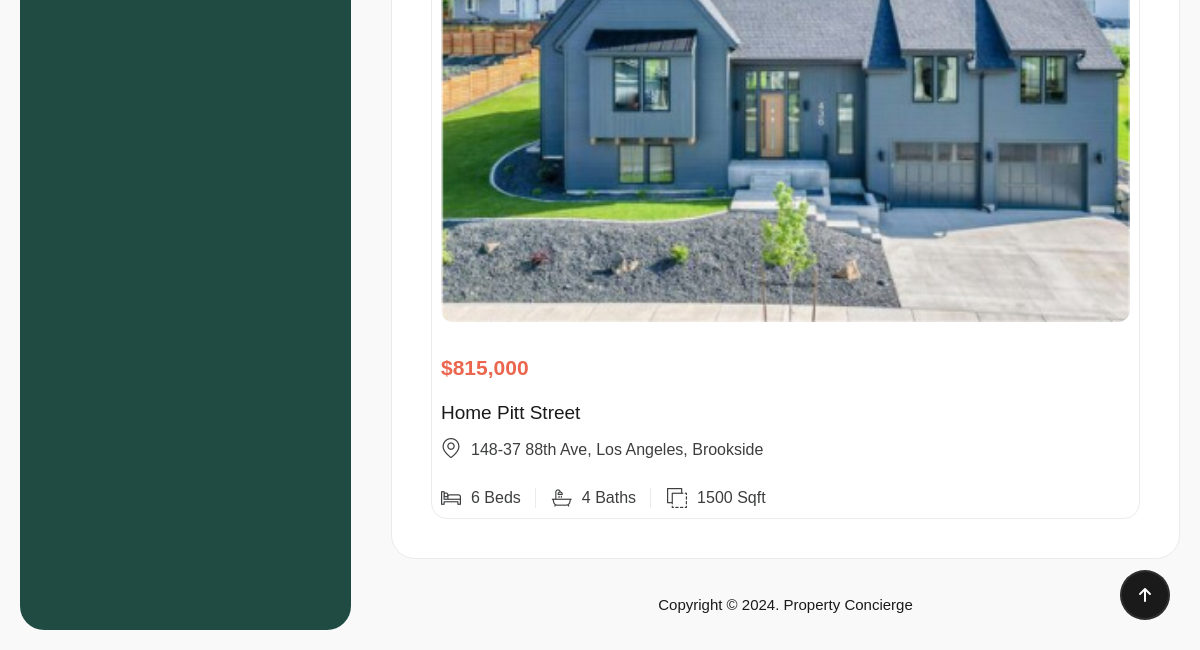
Page /bookmarked/ (signed in, lower part) on the earlier database version.
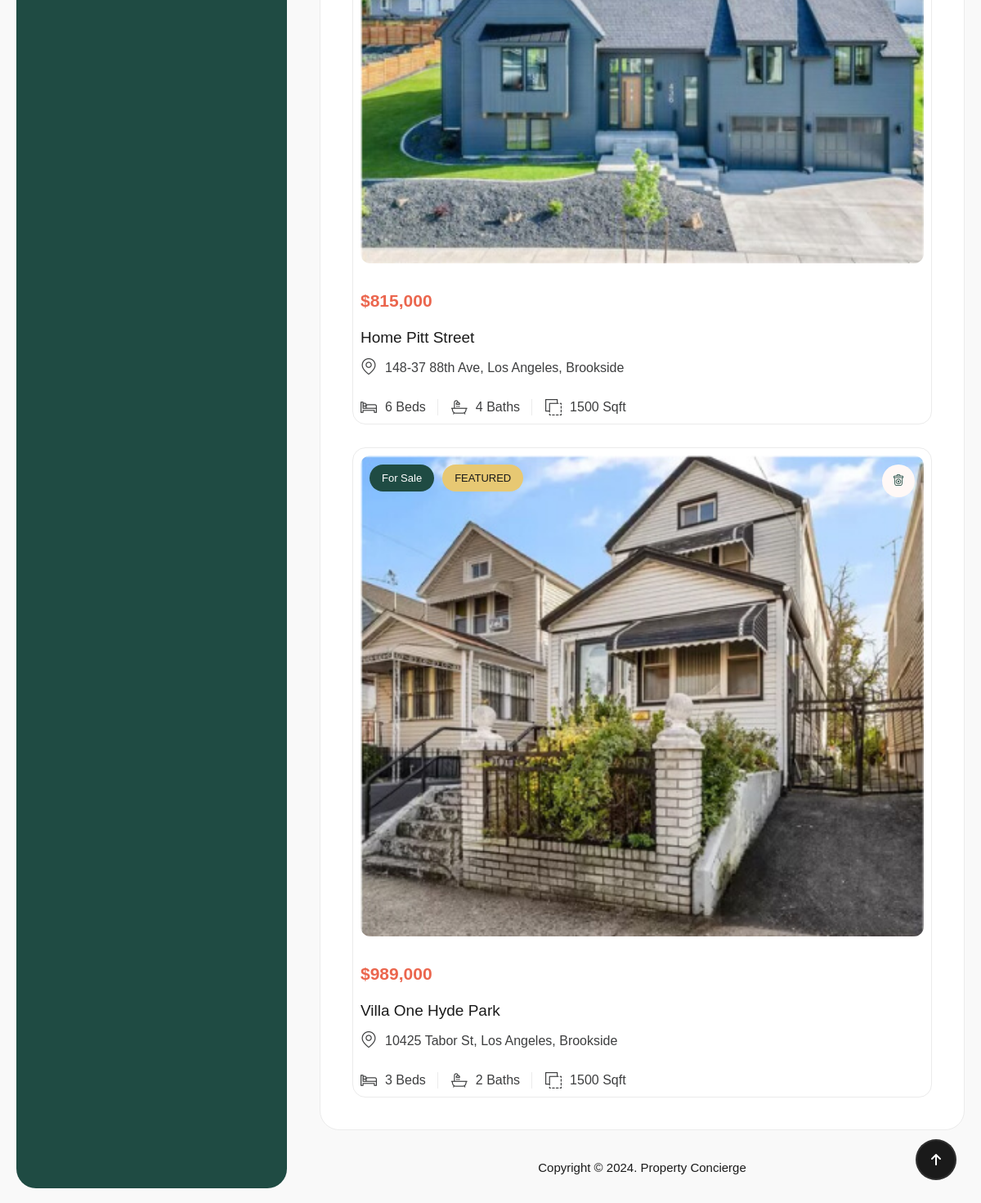
Same page on the later database version.
### main/models.py (models this page shows, shortened)
class Property(models.Model):
	image_one = models.FileField(upload_to='account_files/profile_photos/', blank=True, default="none")
	image_two = models.FileField(upload_to='account_files/profile_photos/', blank=True, default="none")
	image_three = models.FileField(upload_to='account_files/profile_photos/', blank=True, default="none")
	image_four = models.FileField(upload_to='account_files/profile_photos/', blank=True, default="none")
	image_five = models.FileField(upload_to='account_files/profile_photos/', blank=True, default="none")
	image_six = models.FileField(upload_to='account_files/profile_photos/', blank=True, default="none")
	image_seven = models.FileField(upload_to='account_files/profile_photos/', blank=True, default="none")
	image_eight = models.FileField(upload_to='account_files/profile_photos/', blank=True, default="none")
	image_nine = models.FileField(upload_to='account_files/profile_photos/', blank=True, default="none")
	image_ten = models.FileField(upload_to='account_files/profile_photos/', blank=True, default="none")
	image_eleven = models.FileField(upload_to='account_files/profile_photos/', blank=True, default="none")
	image_twelve = models.FileField(upload_to='account_files/profile_photos/', blank=True, default="none")
	image_thirteen = models.FileField(upload_to='account_files/profile_photos/', blank=True, default="none")
	image_fourtheen = models.FileField(upload_to='account_files/profile_photos/', blank=True, default="none")
	image_fivetheen = models.FileField(upload_to='account_files/profile_photos/', blank=True, default="none")
	image_sixteen = models.FileField(upload_to='account_files/profile_photos/', blank=True, default="none")
	image_seventeen = models.FileField(upload_to='account_files/profile_photos/', blank=True, default="none")
	image_eighteen = models.FileField(upload_to='account_files/profile_photos/', blank=True, default="none")
	image_nineteen = models.FileField(upload_to='account_files/profile_photos/', blank=True, default="none")
	image_twenty = models.FileField(upload_to='account_files/profile_photos/', blank=True, default="none")
	image_twenty_one = models.FileField(upload_to='account_files/profile_photos/', blank=True, default="none")
	title = models.CharField(max_length=50, default="none")
	price = models.CharField(max_length=30, default="none")
	price_per_sqft = models.CharField(max_length=30, default="none")
	category = models.CharField(max_length=30, default="none")
	description = models.TextField(default="none")
	bedroom_number = models.CharField(max_length=20, default="none")
	bathroom_number = models.CharField(max_length=20, default="none")
	garage = models.CharField(max_length=20, default="none")
	address = models.CharField(max_length=120, default="none")
	city = models.CharField(max_length=20, default="none", null=True)
	state = models.CharField(max_length=20, default="none", null=True)
	postal_code = models.CharField(max_length=20, default="none", null=True)
	country = models.CharField(max_length=20, default="none", null=True)
	area = models.CharField(max_length=20, default="none", null=True)
	property_attachment_one = models.FileField(upload_to='account_files/profile_photos/', default="none", null=True)
	property_attachment_two = models.FileField(upload_to='account_files/profile_photos/', default="none", null=True)
	property_attachment_three = models.FileField(upload_to='account_files/profile_photos/', default="none", null=True)
	property_attachment_four = models.FileField(upload_to='account_files/profile_photos/', default="none", null=True)
	property_id = models.CharField(max_length=20, default="none")
	property_size = models.CharField(max_length=20, default="none")
	garage_size = models.CharField(max_length=20, default="none")
	year_built = models.CharField(max_length=20, default="none")
	property_type = models.CharField(max_length=20, default="none")
	property_status = models.CharField(max_length=20, default="none")
	first_floor = models.FileField(upload_to='account_files/profile_photos/', blank=True, default="none")
	second_floor = models.FileField(upload_to='account_files/profile_photos/', blank=True, default="none")
	third_floor = models.FileField(upload_to='account_files/profile_photos/', blank=True, default="none")
	fourth_floor = models.FileField(upload_to='account_files/profile_photos/', blank=True, default="none",)
	app_user = models.ForeignKey(AppUser, on_delete=models.CASCADE)
	status = models.BooleanField(default=False)
	pub_date = models.DateTimeField(default=timezone.now)

### main/views.py (the view)
# urls.py: path('bookmarked/', views.BookmarkedView, name='bookmarked'),
def BookmarkedView(request):
    app_user = AppUser.objects.get(user__pk=request.user.id)
    bookmarked_properties = Property.objects.filter(propertybookmark__user=app_user)
    context = {
        "app_user": app_user,
        "bookmarked_properties": bookmarked_properties,
    }
    return render(request, "main/bookmarked.html", context)

### main/templates/main/bookmarked.html (shortened to what this page needs)
{% extends 'main/base2.html' %}
{% load static %}
{% block content %}
            <div class="main-content spacing-20">
                <div class="layout-wrap-inner">
                    {% include 'main/sidebar.html' %}
                    <div class="section-content-right">
                        <div class="wg-box">
                           <div class="grid-favorities-item">
                            {% for item in bookmarked_properties %}
                                <div class="box-dream style-row style-favorities item">
                                    <ul class="wg-icon">
                                        <li class="delete-btns">
                                            <i class="flaticon-delete"></i>
                                        </li>
                                    </ul>
                                    <div class="image">
                                        <div class="list-tags">
                                            <a href="#" class="tags-item for-sell">{{ item.property_status }}</a>
                                            <a href="#" class="tags-item featured">FEATURED</a>
                                        </div>
                                        <img class="w-full" src="{{ item.image_twenty_one.url }}" alt="">
                                    </div>
                                    <div class="content">
                                        <div class="head">
                                            <div class="price">${{item.price}}</div>
                                            <div class="title">
                                                <a href="{% url 'main:property_detail' item.id %}">{{ item.title }}</a>
                                            </div>
                                        </div>
                                        <div class="location">
                                            <div class="icon">
                                                <i class="flaticon-location"></i>
                                            </div>
                                            <p>{{ item.address }}, {{ item.city }}, {{ item.area }}</p>
                                        </div>
                                        <div class="icon-box">
                                            <div class="item">
                                                <i class="flaticon-hotel"></i>
                                                <p>{{ item.bedroom_number }} Beds</p>
                                            </div>
                                            <div class="item">
                                                <i class="flaticon-bath-tub"></i>
                                                <p>{{ item.bathroom_number }} Baths</p>
                                            </div>
                                            <div class="item">
                                                <i class="flaticon-minus-front"></i>
                                                <p>{{ item.property_size }} Sqft</p>
                                            </div>
                                        </div>
                                    </div>
                                </div>
                                {% endfor %}
                           </div>
                        </div>
                        <div class="bottom-page">
                            <p>Copyright © 2024. Property Concierge</p>
                        </div>
                    </div>
                </div>
            </div>
        </div>
    </div>
    <div class="progress-wrap active-progress">
        <svg class="progress-circle svg-content" width="100%" height="100%" viewBox="-1 -1 102 102">
        <path d="M50,1 a49,49 0 0,1 0,98 a49,49 0 0,1 0,-98" style="transition: stroke-dashoffset 10ms linear 0s; stroke-dasharray: 307.919, 307.919; stroke-dashoffset: 286.138;"></path>
        </svg>
    </div>
{% endblock %}

Differences in the rows shown:
now on this page (row edited): Property: property_status "For Sale", image_twenty_one (picture), price "989,000", title "Villa One Hyde Park", address "10425 Tabor St", city "Los Angeles", area "Brookside", bedroom_number "3", bathroom_number "2", property_size "1500"
